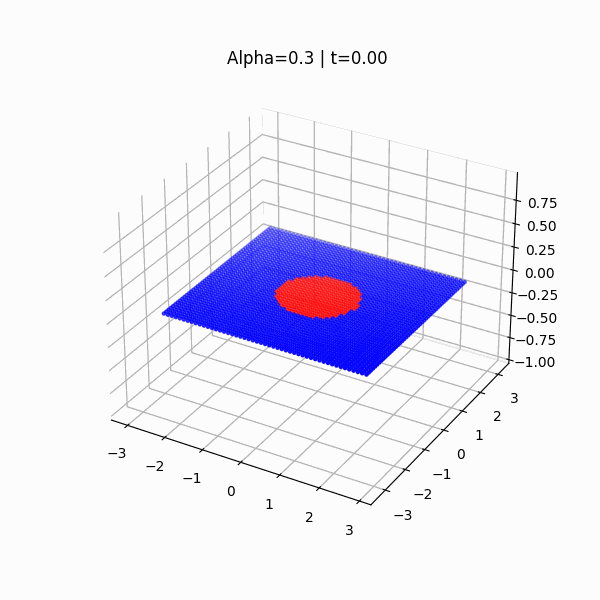
#> input picture pics/circle_node/init_analysis_simple/alpha_0.3/seed_0/hidden_flow.gif, 600 x 600 px, found by its file name
$ python first_frame.py
#> lines starting #> are read from the running program, lines starting #| are printed output that depends on the picture
from PIL import Image

gif = Image.open(r"C:\Users\m.tonti\Documents\lyap_exp\pics\circle_node\init_analysis_3exp\alpha_1.0\seed_0\hidden_flow.gif")
#> gif is the input picture: PIL image 600x600 P; mean R, G, B, A 235.3, 233.6, 246.5, 255
last_frame_index = gif.n_frames - 1
#> last_frame_index = 99

gif.seek(last_frame_index)
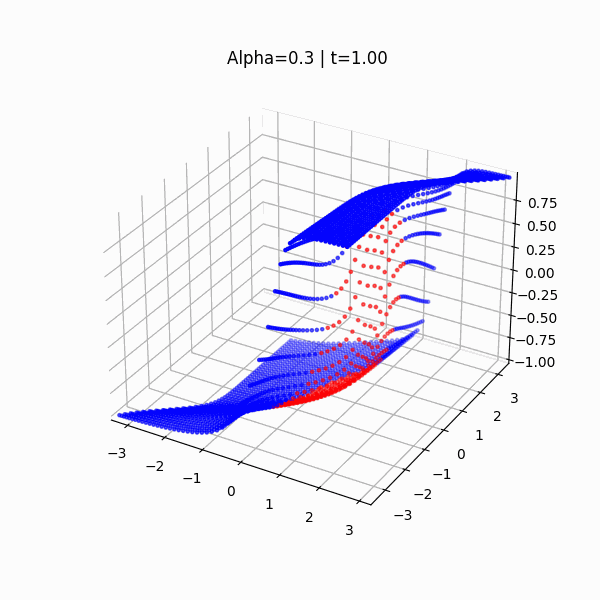
#> gif: PIL image 600x600 RGBA; mean R, G, B, A 239.1, 237.7, 246.7, 255
gif.convert("RGB").save(r"C:\Users\m.tonti\Documents\lyap_exp\pics\circle_node\init_analysis_3exp\alpha_1.0\seed_0\hidden_flow_ff.png")
